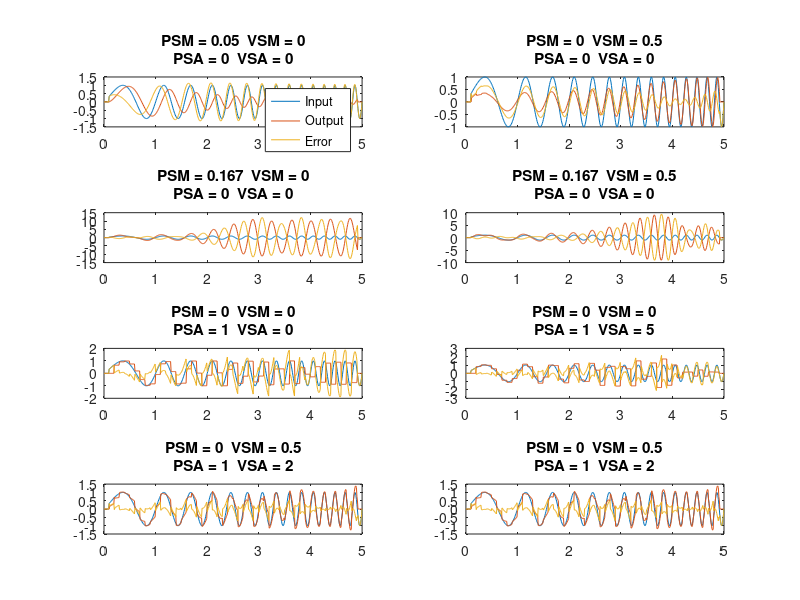

The MATLAB source for this figure:
%% LAND: Controller %%
%---------------------------------------------------------------------------------------------------------------------------------
clear
% close all
clc

Fs = 100;               % sampling frequency [Hz]
t = 0:(1/Fs):5;         % time vector [s]
n = length(t);          % # data points

f = linspace(0.5,3,n);  % frequency range [Hz]
I = sin(2*pi*f.*t);     % input signal (chirp)
delay = 0.1;            % delay [s]
d = delay*Fs;           % delay [# idx]
I(1:d) = 0;             % set input to zero for time of delay

PSM = [0.050 , 0.000 , 0.167 , 0.167 , 0.000 , 0.000 , 0.000 , 0.000 ];	% smooth propotional gains
VSM = [0.000 , 0.500 , 0.000 , 0.500 , 0.000 , 0.000 , 0.500 , 0.500 ];	% smooth velocity gains
PSA = [0.000 , 0.000 , 0.000 , 0.000 , 1.000 , 1.000 , 1.000 , 1.000 ];	% saccadic propotional gains
VSA = [0.000 , 0.000 , 0.000 , 0.000 , 0.000 , 5.000 , 2.000 , 2.000 ];	% saccadic velocity gains
LIM = [0     , 0     , 0     , 0     , 0     , 0     , 0     , 1     ];	% limit velocity (not used yet)

O = zeros(length(PSM),n); % preallocate output vector
E = zeros(length(PSM),n); % preallocate error vector

figure (1) ; clf ; hold on
for j = 1:length(PSM)
    for k = (d+2):n
        if (PSM(j) || VSM(j)) && (PSA(j) || VSA(j))
            O(j,k) = O(j,k-1) + PSM(j)*(I(k-d) - O(j,k-d)) + VSM(j)*((I(k-d) - O(j,k-d))-(I(k-1-d) - O(j,k-1-d)));       
            if mod(k,d)==0 && k<(n-d)
                O(j,k:(k+d)) = PSA(j)*I(k-d) + VSA(j)*(I(k-d) - I(k-d-1));
            end
        elseif PSM(j) || VSM(j)
            O(j,k) = O(j,k-1) + PSM(j)*(I(k-d) - O(j,k-d)) + VSM(j)*((I(k-d) - O(j,k-d))-(I(k-1-d) - O(j,k-1-d)));       
        elseif PSA(j) || VSA(j)
            if mod(k,d)==0 && k<(n-d)
                O(j,k:(k+d)) = PSA(j)*I(k-d) + VSA(j)*(I(k-d) - I(k-d-1));
            end
        end
    end
    O_out(j,:) = [O(j,d:n) , zeros(1,d-1)];
  	E(j,:) = I - O_out(j,:);

    h = figure (1);
    subplot(ceil(length(PSM)/2),2,j) ; hold on ;
        title({['PSM = ' num2str(PSM(j)) '  ' 'VSM = ' num2str(VSM(j))],...
               ['PSA = ' num2str(PSA(j)) '  ' 'VSA = ' num2str(VSA(j))]})
        plot(t,I)
        plot(t,O_out(j,:))
        plot(t,E(j,:))
        xlim([0 max(t)])
        box on
        if j==1 ; legend('Input','Output','Error') ; end       
end
